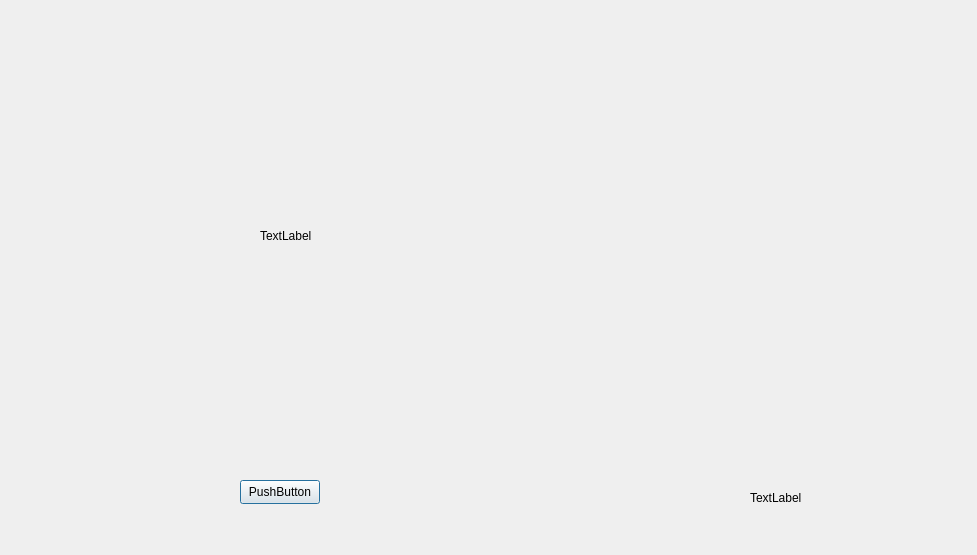
<?xml version="1.0" encoding="UTF-8"?>
<ui version="4.0">
 <class>CapturaDialog</class>
 <widget class="QDialog" name="CapturaDialog">
  <property name="geometry">
   <rect>
    <x>0</x>
    <y>0</y>
    <width>977</width>
    <height>555</height>
   </rect>
  </property>
  <property name="windowTitle">
   <string>Dialog</string>
  </property>
  <widget class="QLabel" name="labelVideo">
   <property name="geometry">
    <rect>
     <x>260</x>
     <y>70</y>
     <width>531</width>
     <height>331</height>
    </rect>
   </property>
   <property name="text">
    <string>TextLabel</string>
   </property>
  </widget>
  <widget class="QPushButton" name="btnCapturar">
   <property name="geometry">
    <rect>
     <x>240</x>
     <y>480</y>
     <width>80</width>
     <height>24</height>
    </rect>
   </property>
   <property name="text">
    <string>PushButton</string>
   </property>
  </widget>
  <widget class="QLabel" name="labelStatus">
   <property name="geometry">
    <rect>
     <x>750</x>
     <y>490</y>
     <width>161</width>
     <height>16</height>
    </rect>
   </property>
   <property name="text">
    <string>TextLabel</string>
   </property>
  </widget>
 </widget>
 <resources/>
 <connections/>
</ui>
